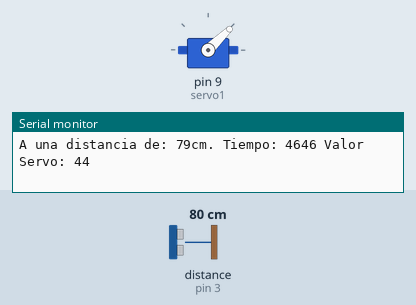
A sketch run on a simulated Arduino Uno, built with avr-gcc and run on an emulated ATmega328P. Parts: servo, the last lines printed to the serial monitor. Wiring (inferred from the names in the program): ultrasonic range finder: trigger pin 2; echo pin 3. The test bench sets the inputs (shaded band); at power-on: distance to the obstacle (sensor on pin 3) 80 cm. The echo pulse lasts 58.3 µs per cm.

Above: at 1.2 s.
1.3 s: distance to the obstacle (sensor on pin 3) set to 2 cm
At 1.45 s:
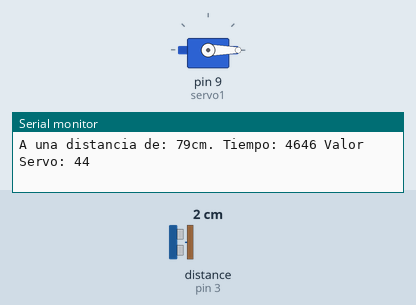
4.3 s: distance to the obstacle (sensor on pin 3) set to 120 cm
5.8 s: distance to the obstacle (sensor on pin 3) set to 250 cm
At 6.8 s:
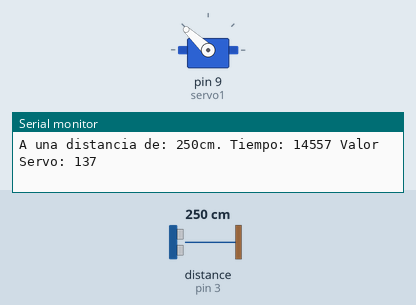
7.3 s: distance to the obstacle (sensor on pin 3) set to 60 cm
At 7.53 s:
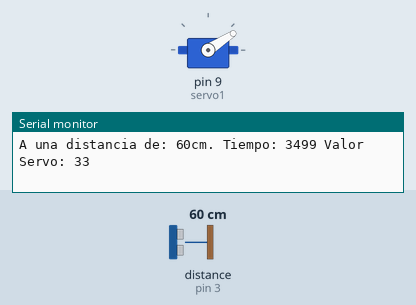
10.3 s: distance to the obstacle (sensor on pin 3) set to 299 cm
Timing chart, 0 to 12.8 s (numbered marks = the images above; inputs shaded):
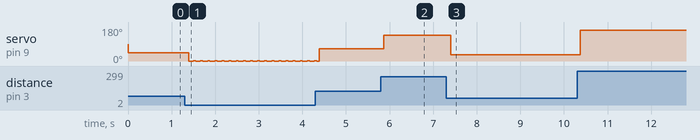

The sketch:

servo-ultrasonico.ino
```cpp
#include <Servo.h> //aaaaaa al pin 2 va el triger, pin 3 el echo, al pin 9 va el coso como se llame
                   //ese coso del servo, el data, ye

Servo servo1;
int trig=2;
int echo=3;
int tiempo;
int distancia;
int valorServo;

void setup() {
  servo1.attach(9);
  Serial.begin(9600);
  pinMode(trig, OUTPUT);
  pinMode(echo, INPUT);
}

void loop() {
  sensor();
  servoLectura();
}

void sensor() {
String mensaje = "A una distancia de: " + String(distancia) + "cm. Tiempo: " + String(tiempo) + " Valor Servo: " + String(valorServo);

  digitalWrite(trig, HIGH);
  delay(1);
  digitalWrite(trig, LOW);
  tiempo=pulseIn(echo,HIGH);
  distancia=tiempo/58.2;
  valorServo=tiempo/105.555;
  Serial.println(mensaje);
}

void servoLectura() {
  servo1.write(valorServo);
  delay(15);
}
```

Measured:
- after the input at 1.3 s, servo on pin 9 (servo1): alternates 1° for 0.06 s and 0° for 0.11 s, starting after 0.09 s
- after the input at 5.8 s, servo on pin 9 (servo1): 66° → 137° after 0.07 s
- after the input at 7.3 s, servo on pin 9 (servo1): alternates 33° for 0.12 s and 32° for 0.06 s, starting after 0.10 s
